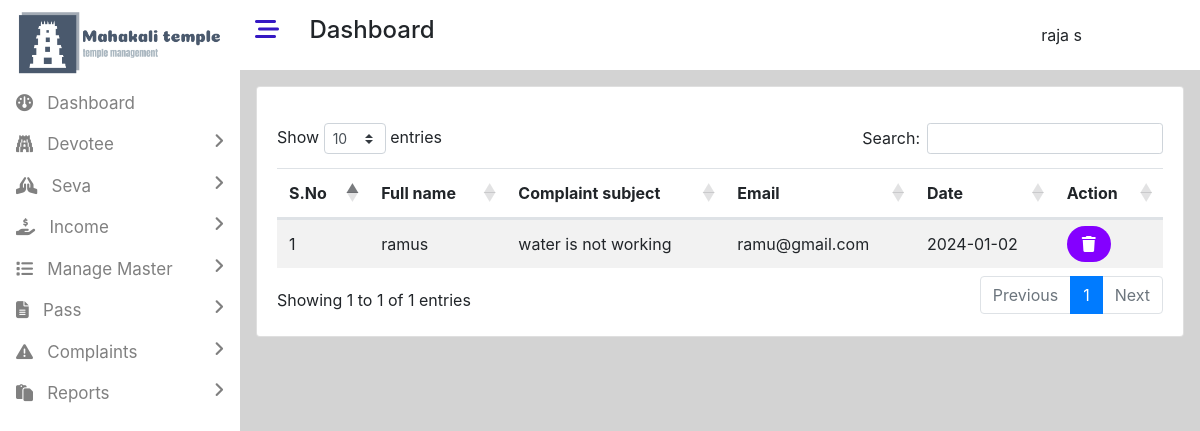
The page /admin/manage_complaints.php (signed in) on the database its author committed.
### tables this page shows
CREATE TABLE `user` (
  `user_id` int(11) NOT NULL,
  `first_name` varchar(50) NOT NULL,
  `last_name` varchar(50) NOT NULL,
  `email` varchar(50) NOT NULL,
  `password` varchar(50) NOT NULL,
  `role` varchar(50) NOT NULL,
  `reading_time` timestamp NOT NULL DEFAULT current_timestamp() ON UPDATE current_timestamp()
);

CREATE TABLE `complaint` (
  `complaint_id` int(11) NOT NULL,
  `name` varchar(50) NOT NULL,
  `email` varchar(50) NOT NULL,
  `subject` varchar(50) NOT NULL,
  `cdate` varchar(50) NOT NULL,
  `mobile` varchar(50) NOT NULL,
  `myimage` varchar(100) NOT NULL,
  `status` varchar(50) NOT NULL DEFAULT 'pending',
  `reading_time` timestamp NOT NULL DEFAULT current_timestamp() ON UPDATE current_timestamp()
);

### admin/admin_db.php (called while the page is built, shortened)
<?php
$con=mysqli_connect("localhost","root","","temple");
        ?>
        <?php
class complaints
{
    public function get_complaints()
    {
        global $con;
        $sql="select * from complaint order by complaint_id desc";
        $result=mysqli_query($con,$sql);
        $a=[];
        if(mysqli_num_rows($result)>0)
        {
            while($row=mysqli_fetch_assoc($result))
            {
                array_push($a,$row);
            }
        }
        return $a;
    }
}
?>

### admin/manage_complaints.php (the view, shortened to what this page needs)
<!DOCTYPE html>
<html lang="en">
<head>
    <link rel="stylesheet" href="../assets/bootstrap/bootstrap.min.css">
     <link rel="stylesheet" href="https://cdnjs.cloudflare.com/ajax/libs/twitter-bootstrap/4.5.2/css/bootstrap.css" type="text/css">
     <link rel="stylesheet" href="https://cdn.datatables.net/1.13.7/css/dataTables.bootstrap4.min.css" type="text/css">
    <link rel="stylesheet" href="https://cdnjs.cloudflare.com/ajax/libs/font-awesome/6.4.2/css/all.min.css"  />
    <link rel="stylesheet" href="css/style.css" type="text/css">
</head>
<body class="dashboard-page">
<div>
<?php
include("includes/leftbar.php");
?>
<div style="width:80%;height:110vh;" class="float-right main-content">
<?php
include("includes/header.php");
?>
<div class="container p-3">
<div class="card">
<div class="card-body">
<div class="row mt-3">
    <div class="col-md-12">
       <table id="example" class="example3 table table-striped" style="width:100%">
        <thead>
            <tr>
                <th>S.No</th>
                <th>Full name</th>
                <th>Complaint subject</th>
                <th>Email</th>
                <th>Date</th>
                <th>Action</th>
            </tr>
        </thead>
        <tbody>
<?php
include("admin_db.php");
$obj=new complaints();
$states=$obj->get_complaints();
$i=1;
foreach($states as $state)
{
?>
<tr>
    <td><?=$i?></td>
    <td><?=$state["name"]?></td>
    <td><?=$state["subject"]?></td>
    <td><?=$state["email"]?></td>
    <td><?=$state["cdate"]?></td>
    <td>
    <a href="delete_complaints.php?id=<?=$state['complaint_id']?>" id="del-icon"><i class="fa-solid fa-trash"></i></a>
    </td>
</tr>
<?php
$i++;
}
?>
        </tbody>
    </table>
    </div>
</div>
</div>
</div>
</div>
</div>
</div>
</body>
</html>

### admin/includes/header.php (shortened to what this page needs)
<div class="container-fluid">
    <div class="row">
        <div class="col-md-12 bg-white py-3">
        <h4>
        <i class="fa-solid fa-bars-staggered mybar23" style="color: #3518c3;"></i>
        <span class="ml-4 ">Dashboard</span>
        <div class="dropdown mydropdown float-right">
  <button type="button" class="mybutton btn bg-white" data-toggle="dropdown">
  <?php
  if(isset($_SESSION["uid"]))
  {
    include("../db.php");
    $sql66="select * from user where user_id=".$_SESSION["uid"];
    $result66=mysqli_query($con,$sql66);
    $row66=mysqli_fetch_assoc($result66);
    echo $row66["first_name"]." ".$row66["last_name"];
  }
  ?>
  </button>
</div>
        </h4>
        </div>
    </div>
</div>

### admin/css/style.css (style rules this page uses)
.mybar23,.mybar24 { cursor:pointer; }
.main-content { background-color:lightgray; }
.mydropdown { margin-right:90px; }

### admin/manage_complaints.php (style rules this page uses)
#del-icon { background-color:rgb(132, 0, 255);padding:8px 15px;color:white;border-radius:30px; }

### rows shown on the page
user: first_name "raja", last_name "s"
complaint: name "ramus", subject "water is not working", email "ramu@gmail.com", cdate "2024-01-02"
